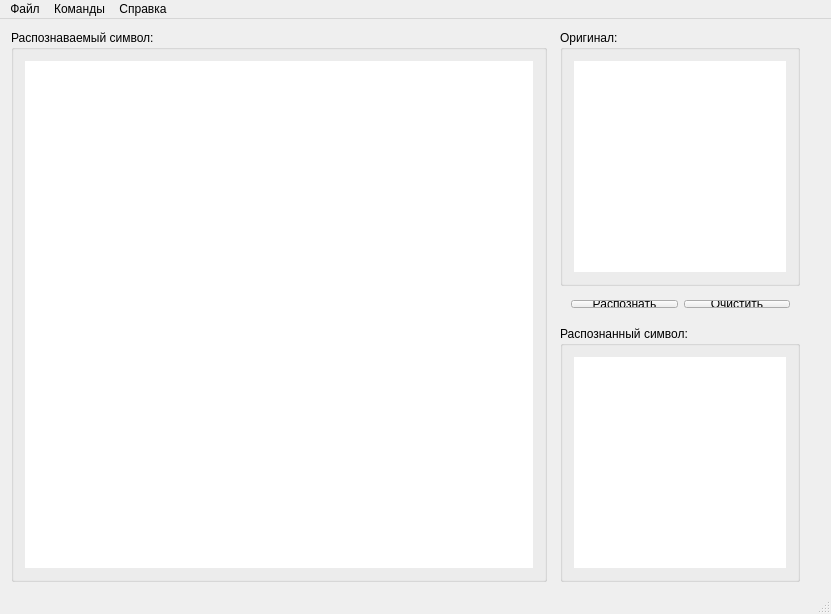
<?xml version="1.0" encoding="UTF-8"?>
<ui version="4.0">
 <class>MainWindow</class>
 <widget class="QMainWindow" name="MainWindow">
  <property name="geometry">
   <rect>
    <x>0</x>
    <y>0</y>
    <width>831</width>
    <height>614</height>
   </rect>
  </property>
  <property name="windowTitle">
   <string>Распознавание символов</string>
  </property>
  <widget class="QWidget" name="centralWidget">
   <widget class="QGroupBox" name="groupBox">
    <property name="geometry">
     <rect>
      <x>11</x>
      <y>11</y>
      <width>536</width>
      <height>552</height>
     </rect>
    </property>
    <property name="styleSheet">
     <string notr="true"/>
    </property>
    <property name="title">
     <string>Распознаваемый символ:</string>
    </property>
    <property name="flat">
     <bool>false</bool>
    </property>
    <property name="checkable">
     <bool>false</bool>
    </property>
    <layout class="QGridLayout" name="gridLayout">
     <property name="leftMargin">
      <number>11</number>
     </property>
     <property name="topMargin">
      <number>11</number>
     </property>
     <property name="rightMargin">
      <number>11</number>
     </property>
     <property name="bottomMargin">
      <number>11</number>
     </property>
     <item row="0" column="0">
      <widget class="QLabel" name="lbl_image">
       <property name="styleSheet">
        <string notr="true">background-color: rgb(255, 255, 255);</string>
       </property>
       <property name="frameShape">
        <enum>QFrame::NoFrame</enum>
       </property>
       <property name="text">
        <string/>
       </property>
       <property name="alignment">
        <set>Qt::AlignCenter</set>
       </property>
      </widget>
     </item>
    </layout>
   </widget>
   <widget class="QGroupBox" name="groupBox_2">
    <property name="geometry">
     <rect>
      <x>560</x>
      <y>11</y>
      <width>240</width>
      <height>256</height>
     </rect>
    </property>
    <property name="title">
     <string>Оригинал:</string>
    </property>
    <layout class="QGridLayout" name="gridLayout_2">
     <item row="0" column="0">
      <widget class="QLabel" name="lbl_orig">
       <property name="styleSheet">
        <string notr="true">background-color: rgb(255, 255, 255);</string>
       </property>
       <property name="text">
        <string/>
       </property>
       <property name="alignment">
        <set>Qt::AlignCenter</set>
       </property>
      </widget>
     </item>
    </layout>
   </widget>
   <widget class="QGroupBox" name="groupBox_3">
    <property name="geometry">
     <rect>
      <x>560</x>
      <y>307</y>
      <width>240</width>
      <height>256</height>
     </rect>
    </property>
    <property name="title">
     <string>Распознанный символ:</string>
    </property>
    <layout class="QGridLayout" name="gridLayout_3">
     <item row="0" column="0">
      <widget class="QLabel" name="lbl_recognized">
       <property name="font">
        <font>
         <pointsize>36</pointsize>
        </font>
       </property>
       <property name="styleSheet">
        <string notr="true">background-color: rgb(255, 255, 255);</string>
       </property>
       <property name="text">
        <string/>
       </property>
       <property name="alignment">
        <set>Qt::AlignCenter</set>
       </property>
      </widget>
     </item>
    </layout>
   </widget>
   <widget class="QWidget" name="layoutWidget">
    <property name="geometry">
     <rect>
      <x>560</x>
      <y>270</y>
      <width>241</width>
      <height>30</height>
     </rect>
    </property>
    <layout class="QHBoxLayout" name="horizontalLayout">
     <item>
      <widget class="QPushButton" name="btn_recognize">
       <property name="text">
        <string>Распознать</string>
       </property>
      </widget>
     </item>
     <item>
      <widget class="QPushButton" name="btn_clear">
       <property name="text">
        <string>Очистить</string>
       </property>
      </widget>
     </item>
    </layout>
   </widget>
  </widget>
  <widget class="QMenuBar" name="menuBar">
   <property name="geometry">
    <rect>
     <x>0</x>
     <y>0</y>
     <width>831</width>
     <height>26</height>
    </rect>
   </property>
   <widget class="QMenu" name="menuFile">
    <property name="title">
     <string>Файл</string>
    </property>
    <addaction name="actionOpen"/>
    <addaction name="actionReadWeight"/>
   </widget>
   <widget class="QMenu" name="menuCommands">
    <property name="title">
     <string>Команды</string>
    </property>
    <addaction name="actionTeach"/>
    <addaction name="actionRecognize"/>
    <addaction name="actionRecognizePercent"/>
   </widget>
   <widget class="QMenu" name="menu">
    <property name="title">
     <string>Справка</string>
    </property>
   </widget>
   <addaction name="menuFile"/>
   <addaction name="menuCommands"/>
   <addaction name="menu"/>
  </widget>
  <widget class="QStatusBar" name="statusBar"/>
  <action name="actionOpen">
   <property name="text">
    <string>Открыть изображение символа</string>
   </property>
  </action>
  <action name="actionRecognize">
   <property name="text">
    <string>Распознать символ</string>
   </property>
  </action>
  <action name="actionTeach">
   <property name="text">
    <string>Обучить сеть</string>
   </property>
  </action>
  <action name="actionReadWeight">
   <property name="text">
    <string>Считать веса из файла</string>
   </property>
  </action>
  <action name="actionRecognizePercent">
   <property name="text">
    <string>Узнать процент распознавания</string>
   </property>
  </action>
 </widget>
 <layoutdefault spacing="6" margin="11"/>
 <resources/>
 <connections/>
</ui>
